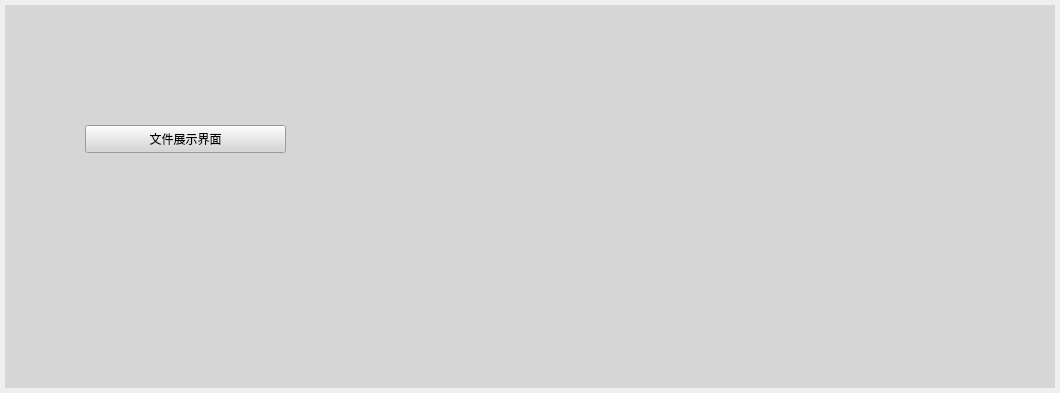
<?xml version="1.0" encoding="UTF-8"?>
<ui version="4.0">
 <class>FileShower</class>
 <widget class="QWidget" name="FileShower">
  <property name="geometry">
   <rect>
    <x>0</x>
    <y>0</y>
    <width>1060</width>
    <height>393</height>
   </rect>
  </property>
  <property name="windowTitle">
   <string>Form</string>
  </property>
  <property name="styleSheet">
   <string notr="true"/>
  </property>
  <layout class="QHBoxLayout" name="horizontalLayout">
   <property name="leftMargin">
    <number>5</number>
   </property>
   <property name="topMargin">
    <number>5</number>
   </property>
   <property name="rightMargin">
    <number>5</number>
   </property>
   <property name="bottomMargin">
    <number>5</number>
   </property>
   <item>
    <widget class="QWidget" name="widget" native="true">
     <property name="styleSheet">
      <string notr="true">background-color: rgb(214, 214, 214);</string>
     </property>
     <widget class="QPushButton" name="btnShow">
      <property name="geometry">
       <rect>
        <x>80</x>
        <y>120</y>
        <width>201</width>
        <height>28</height>
       </rect>
      </property>
      <property name="text">
       <string>文件展示界面</string>
      </property>
     </widget>
    </widget>
   </item>
  </layout>
 </widget>
 <resources/>
 <connections/>
</ui>
